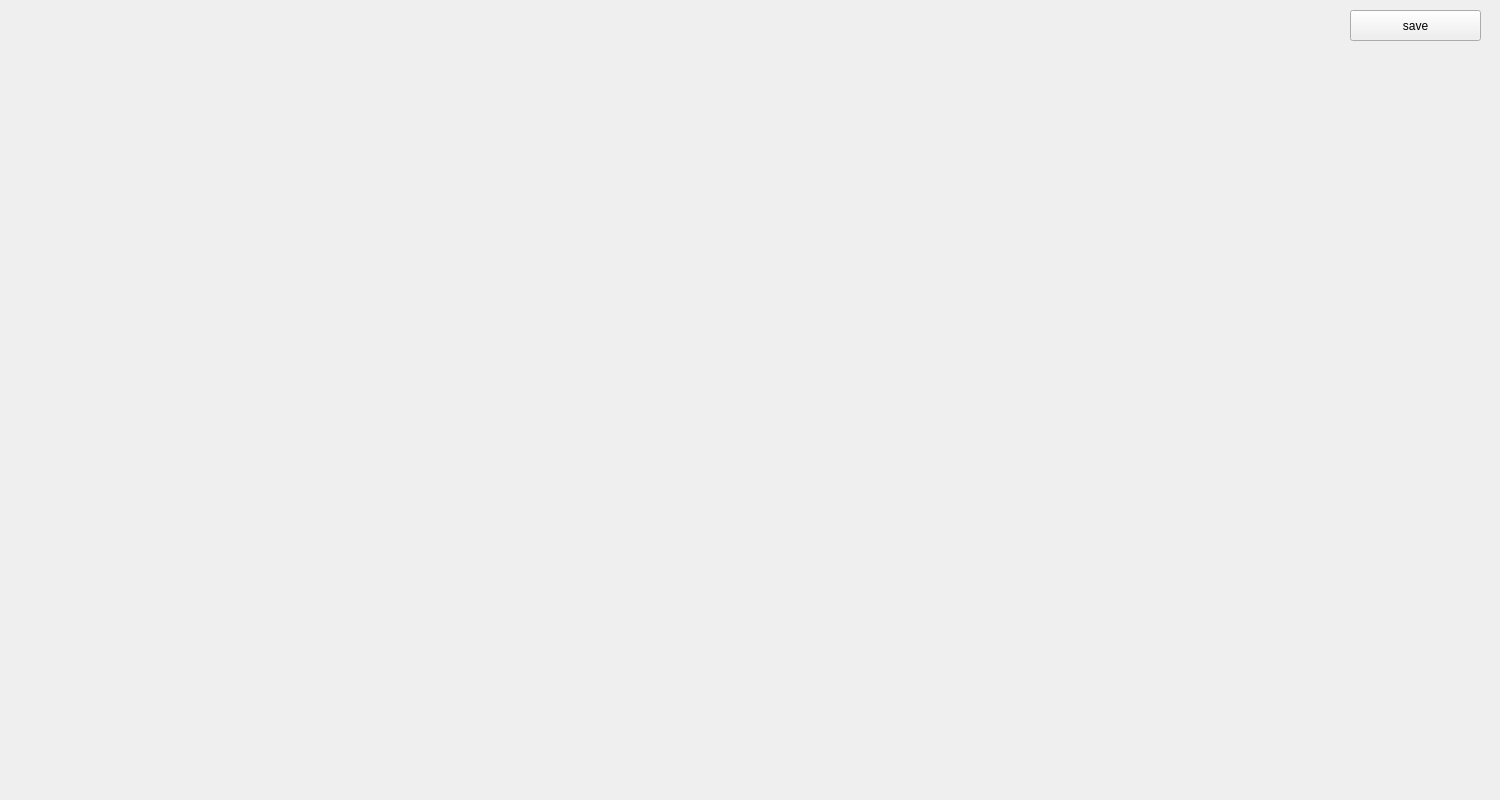
<?xml version="1.0" encoding="UTF-8"?>
<ui version="4.0">
 <class>descPicture</class>
 <widget class="QWidget" name="descPicture">
  <property name="geometry">
   <rect>
    <x>0</x>
    <y>0</y>
    <width>1500</width>
    <height>800</height>
   </rect>
  </property>
  <property name="windowTitle">
   <string>descPicture</string>
  </property>
  <widget class="QPushButton" name="pushButton_save">
   <property name="geometry">
    <rect>
     <x>1350</x>
     <y>10</y>
     <width>131</width>
     <height>31</height>
    </rect>
   </property>
   <property name="text">
    <string>save</string>
   </property>
  </widget>
 </widget>
 <resources/>
 <connections/>
</ui>
